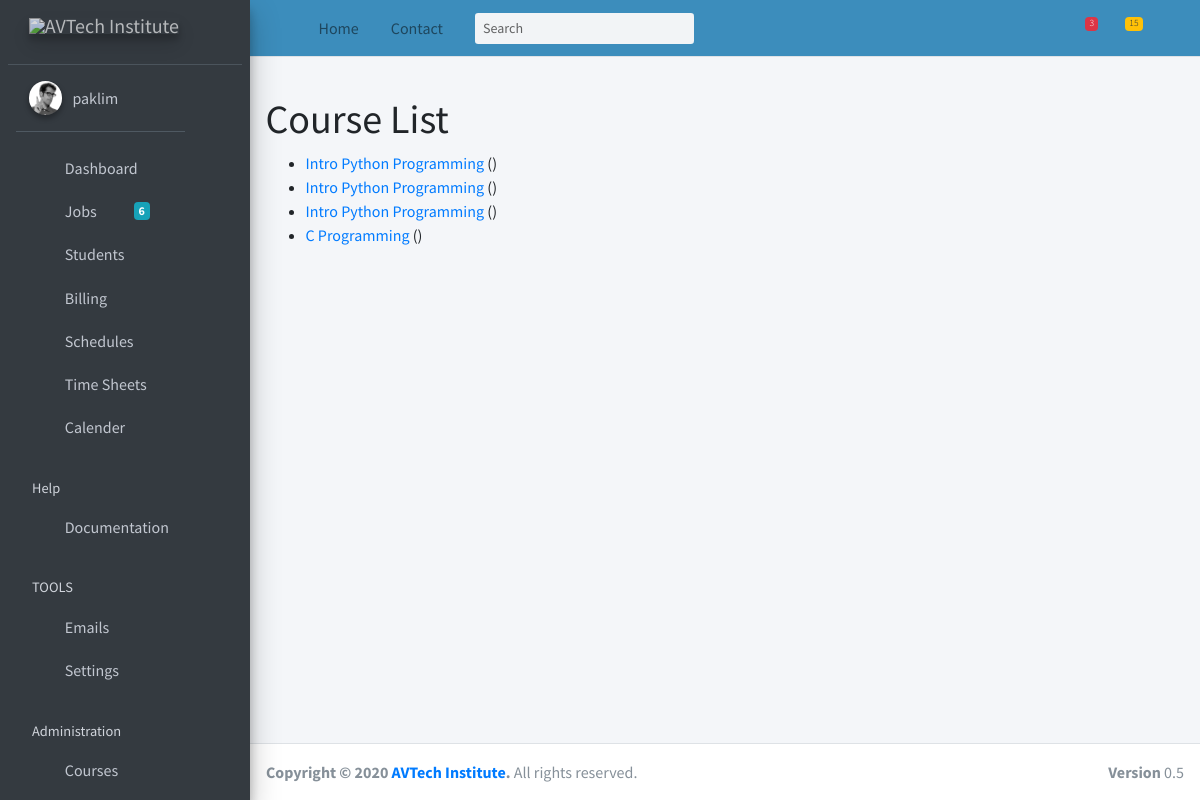
Page /courses/courses/ (signed in) on the committed database.
### courses/models.py (models this page shows, shortened)
class Course(models.Model):
    name = models.CharField(max_length=70, help_text="Please enter the course name.")
    subject = models.CharField(max_length=32, choices=SUBJECT_CHOICES)
    slug = models.SlugField()
    created = models.DateTimeField(auto_now=True)
    updated = models.DateTimeField(auto_now_add=True)
    description = models.TextField()
    student = models.ManyToManyField('Student', null=True, blank=True, related_name=('Student'))
    counselor = models.ManyToManyField('Counselor', null=True, blank=True, related_name=('Counselor'))
    wiawdp = models.OneToOneField('WIAWDP', null=True, blank=True, related_name=('WIAWDP'), on_delete=models.DO_NOTHING)
    location = models.CharField(max_length=32, choices=LOCATION_CHOICES)
    permissions = (("can_list_courses", "List All The Courses"),)
    class Meta:
        verbose_name = ('course')
        verbose_name_plural = ('courses')
        ordering = ['-created']
        permissions = (("can_list_courses", "List All The Courses"),)

### courses/views.py (the view)
# urls.py: path('courses/', views.CourseListView.as_view(), name='list_courses'),
class CourseListView(PermissionRequiredMixin, generic.ListView):
    model = Course
    context_object_name = 'course_list'  # your own name for the list as a template variable
    queryset = Course.objects.filter  # Get all the employees
    template_name = 'courses/course_list.html' # Specify your own template name/location
    permission_required = 'courses.can_list_courses'
    def get_queryset(self):
        return Course.objects.all()  # Get all employees
    def get_context_data(self, **kwargs):
        context = super(CourseListView, self).get_context_data(**kwargs)
        context["sidebar_data"] = 'This holds the sidebar data for courses'
        return context

### courses/templates/courses/course_list.html (shortened to what this page needs)
{% extends "base.html" %}
{% block content %}
    <h1>Course List</h1>
    {% if course_list %}
        <ul>
            {% for course in course_list %}
                <li>
                    <a href="{{ course.slug }}">{{ course.name }}</a> ({{ employee.description }})
                </li>
            {% endfor %}
        </ul>
    {% else %}
        <p>There are no courses in the system.</p>
    {% endif %}
{% endblock %}

### templates/base.html (shortened to what this page needs)
{% load static %}
<!DOCTYPE html>
<html lang="en">
<head>
    <link rel="stylesheet" href="{% static 'AdminLTE-3.0.5/plugins/fontawesome-free/css/all.min.css' %}">
    <link rel="stylesheet" href="https://code.ionicframework.com/ionicons/2.0.1/css/ionicons.min.css">
    <link rel="stylesheet"
          href="{% static 'AdminLTE-3.0.5/plugins/tempusdominus-bootstrap-4/css/tempusdominus-bootstrap-4.min.css' %}">
    <link rel="stylesheet" href="{% static 'AdminLTE-3.0.5/plugins/icheck-bootstrap/icheck-bootstrap.min.css' %}">
    <link rel="stylesheet" href="{% static 'AdminLTE-3.0.5/plugins/jqvmap/jqvmap.min.css' %}">
    <link rel="stylesheet" href="{% static 'AdminLTE-3.0.5/dist/css/adminlte.min.css' %}">
    <link rel="stylesheet" href="{% static 'AdminLTE-3.0.5/plugins/overlayScrollbars/css/OverlayScrollbars.min.css' %}">
    <link rel="stylesheet" href="{% static 'AdminLTE-3.0.5/plugins/daterangepicker/daterangepicker.css' %}">
    <link rel="stylesheet" href="{% static 'AdminLTE-3.0.5/plugins/summernote/summernote-bs4.css' %}">
</head>
<body class="hold-transition sidebar-mini layout-fixed">
<div class="wrapper">
    <nav class="main-header navbar navbar-expand navbar-lightblue navbar-light">
        <ul class="navbar-nav">
            <li class="nav-item">
                <a class="nav-link" data-widget="pushmenu" href="#" role="button"><i class="fas fa-bars"></i></a>
            </li>
            <li class="nav-item d-none d-sm-inline-block">
                <a href="index3.html" class="nav-link">Home</a>
            </li>
            <li class="nav-item d-none d-sm-inline-block">
                <a href="#" class="nav-link">Contact</a>
            </li>
        </ul>
        <form class="form-inline ml-3">
            <div class="input-group input-group-sm">
                <input class="form-control form-control-navbar" type="search" placeholder="Search" aria-label="Search">
                <div class="input-group-append">
                    <button class="btn btn-navbar" type="submit">
                        <i class="fas fa-search"></i>
                    </button>
                </div>
            </div>
        </form>
        <ul class="navbar-nav ml-auto">
            <li class="nav-item dropdown">
                <a class="nav-link" data-toggle="dropdown" href="#">
                    <i class="far fa-comments"></i>
                    <span class="badge badge-danger navbar-badge">3</span>
                </a>
            </li>
            <li class="nav-item dropdown">
                <a class="nav-link" data-toggle="dropdown" href="#">
                    <span class="badge badge-warning navbar-badge">15</span>
                </a>
            </li>
            <li class="nav-item dropdown">
                <a class="nav-link" data-toggle="dropdown" href="#">
                    <i class="far fa-user-circle"></i>
                </a>
            </li>
        </ul>
    </nav>
    {% block  sidebar %}
    <aside class="main-sidebar navbar sidebar-dark-lightblue elevation-4">
        <a href="index3.html" class="brand-link navbar-dark">
            <img src="{% static "images/avtech_logo_top.png" %}" alt="AVTech Institute" class="brand-image elevation-3"
                 style="opacity: .8">
            <span class="brand-text font-weight-light">&nbsp;</span>
        </a>
        <div class="sidebar">
            <div class="user-panel mt-3 pb-3 mb-3 d-flex">
                <div class="image">
                    <img src="dist/img/user2-160x160.jpg" class="img-circle elevation-2" alt="User Image">
                </div>
                <div class="info">
                    <a href="#" class="d-block">
                        {{ request.user }}
                    </a>
                </div>
            </div>
            <nav class="mt-2">
                <ul class="nav nav-pills nav-sidebar flex-column" data-widget="treeview" role="menu"
                    data-accordion="false">
                    <li class="nav-item">
                        <a href="#" class="nav-link">
                            <i class="nav-icon fas fa-tachometer-alt"></i>
                            <p>
                                Dashboard
                            </p>
                        </a>
                    </li>
                    <li class="nav-item has-treeview">
                        {% block Jobs_Application_Menu %}
                            <a href="#" class="nav-link">
                                <i class="nav-icon fas fa-copy"></i>
                                <p>
                                    Jobs
                                    <i class="fas fa-angle-left right"></i>
                                    <span class="badge badge-info right">6</span>
                                </p>
                            </a>
                        {% endblock %}
                    </li>
                    <li class="nav-item has-treeview">
                        {% block Stude_Application_Menus %}
                            <a href="#" class="nav-link">
                                <i class="nav-icon fas fa-chart-pie"></i>
                                <p>
                                    Students
                                    <i class="right fas fa-angle-left"></i>
                                </p>
                            </a>
                        {% endblock %}
                    </li>
                    <li class="nav-item has-treeview">
                        {% block Billing_Application_Menu %}
                            <a href="#" class="nav-link">
                                <i class="nav-icon fas fa-tree"></i>
                                <p>
                                    Billing
                                    <i class="fas fa-angle-left right"></i>
                                </p>
                            </a>
                        {% endblock %}
                    </li>
                    <li class="nav-item has-treeview">
                        {% block Schedules_Application_Menu %}
                            <a href="#" class="nav-link">
                                <i class="nav-icon fas fa-edit"></i>
                                <p>
                                    Schedules
                                    <i class="fas fa-angle-left right"></i>
                                </p>
                            </a>
                        {% endblock %}
                    </li>
                    <li class="nav-item has-treeview">
                        {% block Timesheet_Application_Menu %}
                            <a href="#" class="nav-link">
                                <i class="nav-icon fas fa-table"></i>
                                <p>
                                    Time Sheets
                                    <i class="fas fa-angle-left right"></i>
                                </p>
                            </a>
                        {% endblock %}
                    </li>
                    <li class="nav-item has-treeview">
                        {% block Calender_Application_Menu %}
                            <a href="#" class="nav-link">
                                <i class="nav-icon fas fa-table"></i>
                                <p>
                                    Calender
                                    <i class="fas fa-angle-left right"></i>
                                </p>
                            </a>
                        {% endblock %}
                    </li>
                    <li class="nav-header">Help</li>
                    <li class="nav-item">
                        <a href="https://adminlte.io/docs/3.0" class="nav-link">
                            <i class="nav-icon fas fa-file"></i>
                            <p>Documentation</p>
                        </a>
                    </li>
                    <li class="nav-header">TOOLS</li>
                    <li class="nav-item">
                        <a href="#" class="nav-link">
                            <i class="fas fa-circle nav-icon"></i>
                            <p>Emails</p>
                        </a>
                    </li>
                    <li class="nav-item">
                        <a href="#" class="nav-link">
                            <i class="fas fa-circle nav-icon"></i>
                            <p>Settings</p>
                        </a>
                    </li>
                    <li class="nav-header">Administration</li>
                    {% if perms.courses.can_list_courses or perms.courses.add_course %}
                        <li class="nav-item has-treeview">
                            <a href="#" class="nav-link">
                                <i class="nav-icon fas fa-table"></i>
                                <p>
                                    Courses
                                    <i class="fas fa-angle-left right"></i>
                                </p>
                            </a>
                        </li>
                    {% endif %}
                    {% block Administration_Menu %}
                        <li class="nav-item">
                            <a href="#" class="nav-link">
                            </a>
                        </li>
                    {% endblock %}
                </ul>
            </nav>
        </div>
    </aside>
    {% endblock %}
    <div class="content-wrapper">
        <div class="content-header">
        </div>
        <section class="content">
            <div class="container-fluid">
                {% block content %}
                {% endblock %}
            </div>
        </section>
    </div>
    <footer class="main-footer">
        <strong>Copyright &copy; 2020 <a href="http://www.avtechusa.com/avsitev6/index.html">AVTech
            Institute</a>.</strong>
        All rights reserved.
        <div class="float-right d-none d-sm-inline-block">
            <b>Version</b> 0.5
        </div>
    </footer>
</div>
</body>
</html>

### rows in the picture
Course: name "Intro Python Programming"
Course: name "Intro Python Programming"
Course: name "Intro Python Programming"
Course: name "C Programming"

### other values in the picture
{{ request.user }} "paklim"
